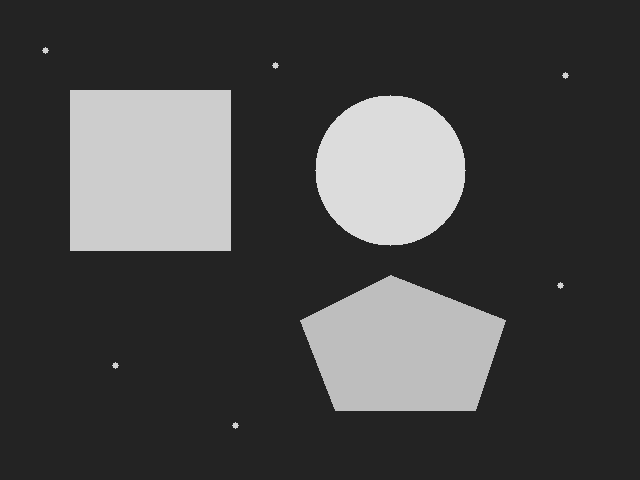
#> input picture week01-opencv/day04/images/contour_test.png, 640 x 480 px
$ python test04_contour_area_perimeter.py
#> lines starting #> are read from the running program, lines starting #| are printed output that depends on the picture; after the words box and inside, x2 and y2 are one past the last pixel; in counts of white or black regions, pixels touching at a corner belong together
"""
Descripttion:
Author: Jie.Zh
Date: 2026-06-22 16:10:03
LastEditTime: 2026-06-22 16:10:54
"""

from pathlib import Path

import cv2

# 文件夹路径
BASE_DIR = Path(__file__).resolve().parent
IMAGE_FILE_PATH = BASE_DIR / "images" / "contour_test.png"
OUTPUTS_PATH = BASE_DIR / "outputs" / "contour_area_perimeter"
OUTPUTS_PATH.mkdir(parents=True, exist_ok=True)

# 文件路径
image_name = IMAGE_FILE_PATH.stem
all_contours_path = OUTPUTS_PATH / f"{image_name}_all_contours.png"
filtered_contours_path = OUTPUTS_PATH / f"{image_name}_filtered_contours.png"

# 读取图片
image = cv2.imread(str(IMAGE_FILE_PATH))
#> image is the input picture: shape (480, 640, 3); min 35, max 220, mean 70.4
if image is None:
    raise FileNotFoundError("图片加载失败！")
# 转灰度图
gray_image = cv2.cvtColor(image, cv2.COLOR_BGR2GRAY)

# OTSU 正二值化
used_threshold, binary_image = cv2.threshold(
    gray_image,
    0,
    255,
    cv2.THRESH_BINARY | cv2.THRESH_OTSU,
)
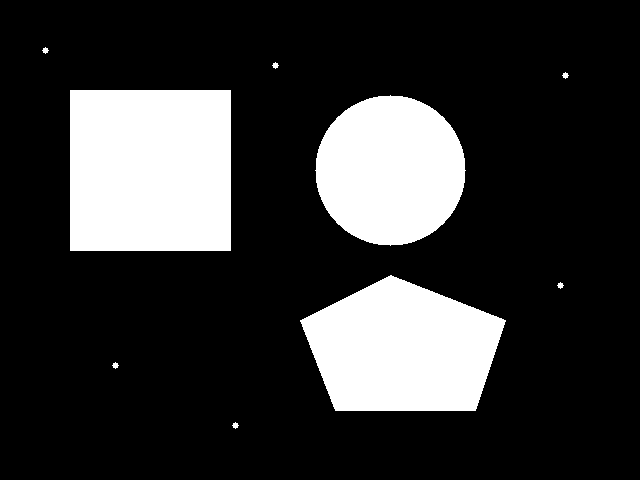
#> binary_image: shape (480, 640); 20.9% white; 9 white regions
#> used_threshold = 35

# 查找全部轮廓
contours, hierarchy = cv2.findContours(
    binary_image,
    cv2.RETR_EXTERNAL,
    cv2.CHAIN_APPROX_SIMPLE,
)
#> contours = 9 contours; largest, box (x1, y1, x2, y2) and area: (70, 90, 231, 251) 25600, (300, 275, 506, 411) 20118, (315, 95, 466, 246) 17452, (232, 422, 239, 429) 20, (112, 362, 119, 369) 20

# 计算每条轮廓闭合周长和面积
min_area = 1000
valid_contours = []
# 循环
for index, contour in enumerate(contours):
    # 获取周长和面积
    area = cv2.contourArea(contour)
    perimeter = cv2.arcLength(contour, True)
    print(f"第{index + 1}条轮廓的周长为{perimeter:.2f},面积为{area:.2f}")
    # 如果当前轮廓面积大于最小面积，将当前轮廓添加到候选轮廓序列中
    if area >= min_area:
        valid_contours.append(contour)
#> this loop made 9 passes
#> (area, perimeter) on passes 1, 2, 3, 4, 5, 7, 8, 9: (20, 19.31), (20, 19.31), (20, 19.31), (20117.5, 589.2), (17452, 496.9), (20, 19.31), (20, 19.31), (20, 19.31)
#> (contour, area, perimeter) on pass 6: ([[70, 90], [70, 250], [230, 250], [230, 90]], 25600, 640)
#| 第1条轮廓的周长为19.31,面积为20.00
#| 第2条轮廓的周长为19.31,面积为20.00
#| 第3条轮廓的周长为19.31,面积为20.00
#| 第4条轮廓的周长为589.20,面积为20117.50
#| 第5条轮廓的周长为496.90,面积为17452.00
#| 第6条轮廓的周长为640.00,面积为25600.00
#| 第7条轮廓的周长为19.31,面积为20.00
#| 第8条轮廓的周长为19.31,面积为20.00
#> (further printed lines are left out)
#> after the loop, valid_contours = 3 contours; box (x1, y1, x2, y2) and area: (70, 90, 231, 251) 25600, (300, 275, 506, 411) 20118, (315, 95, 466, 246) 17452
# 打印原始轮廓数量和过滤后的候选轮廓数量
print(f"原始轮廓数量：{len(contours)}")
#| 原始轮廓数量：9
print(f"过滤后的候选轮廓数量：{len(valid_contours)}")
#| 过滤后的候选轮廓数量：3

# 复制原图
all_contours_image = image.copy()
filtered_contours_image = image.copy()
# 绘制标注全部轮廓图和标注过滤后的候选轮廓图
cv2.drawContours(
    all_contours_image,  # 传入全部轮廓图
    contours,  # 传入全部轮廓
    -1,  # 所有轮廓
    (0, 0, 255),  # 红色标注
    2,  # 标注线条粗细为2
)
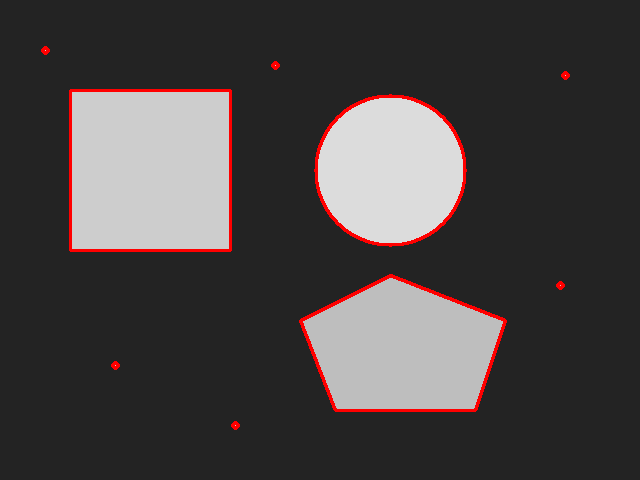
#> all_contours_image: shape (480, 640, 3); 1.87% of pixels changed, all inside (x1, y1, x2, y2) = (41, 46, 570, 430)

cv2.drawContours(
    filtered_contours_image,  # 传入候选轮廓图
    valid_contours,  # 传入候选轮廓
    -1,  # 标注全部轮廓
    (0, 255, 0),  # 绿色标注
    2,  # 标注线条粗细为2
)
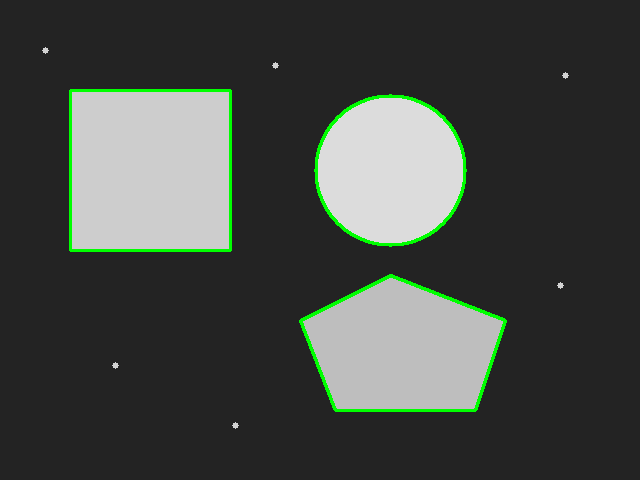
#> filtered_contours_image: shape (480, 640, 3); 1.76% of pixels changed, all inside (x1, y1, x2, y2) = (69, 89, 507, 412)

# 保存
saved_all_contours = cv2.imwrite(str(all_contours_path), all_contours_image)
saved_filtered_contours = cv2.imwrite(
    str(filtered_contours_path), filtered_contours_image
)

saved_results = [
    [saved_all_contours, all_contours_path],
    [saved_filtered_contours, filtered_contours_path],
]

for saved, path in saved_results:
    if saved:
        print(f"{path.name} 保存成功！")
    else:
        print(f"{path.name} 保存失败！")
#> this loop made 2 passes
#| contour_test_all_contours.png 保存成功！
#| contour_test_filtered_contours.png 保存成功！
